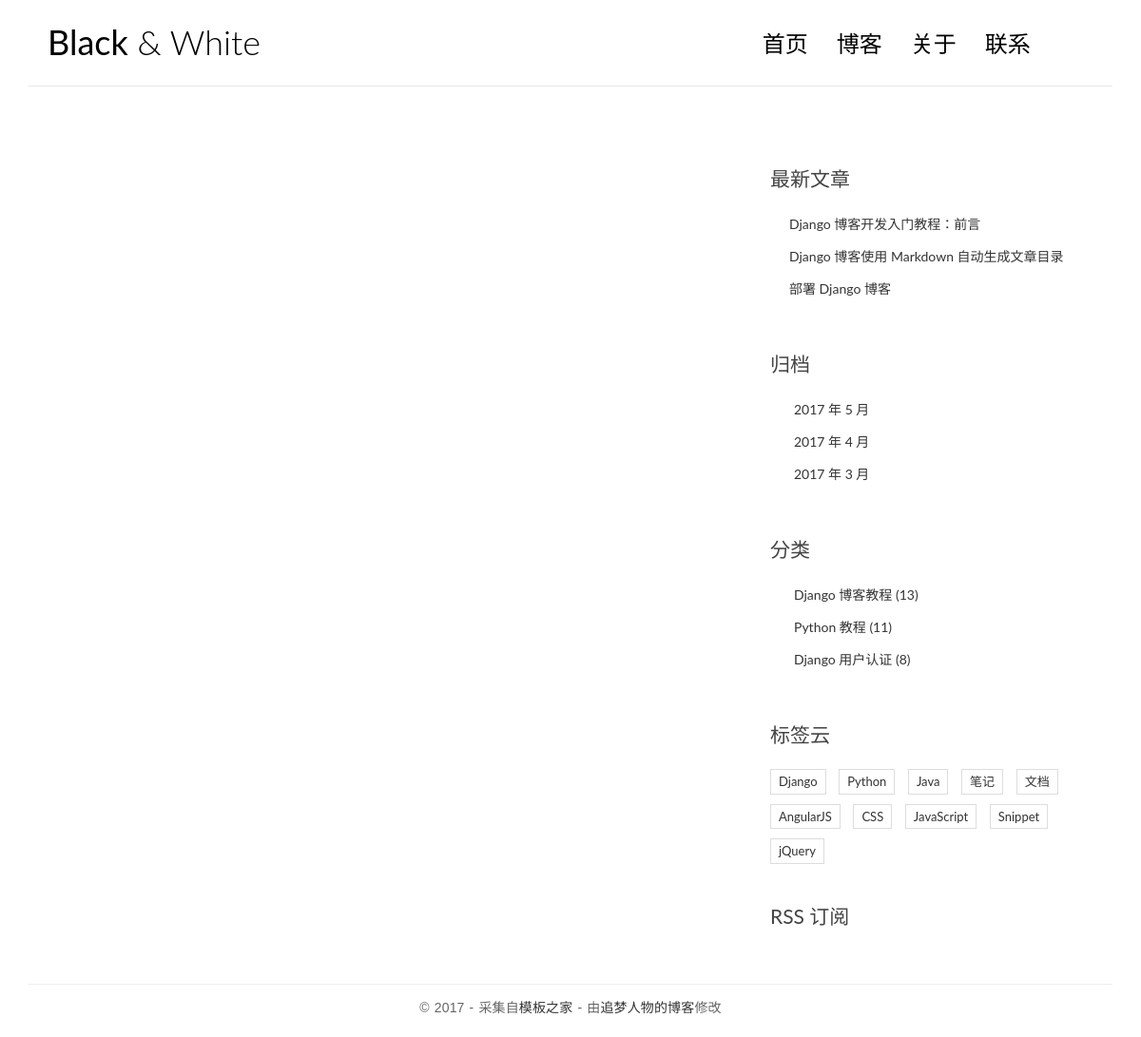
/test/index, run on an earlier commit of the app's database.
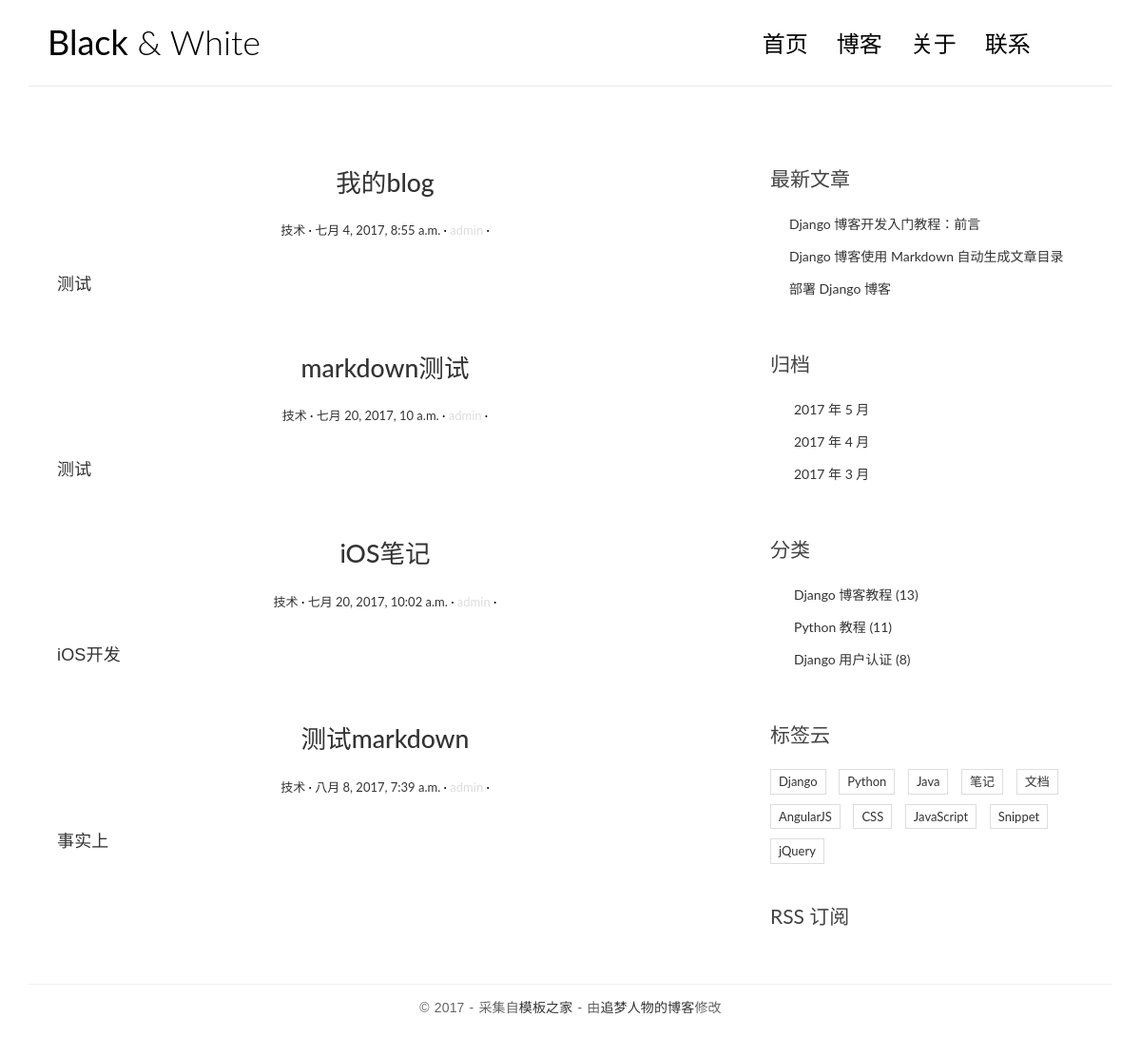
And on a later commit of the database.
### myblog/models.py (models this page shows, shortened)
class Post(models.Model):
    title = models.CharField(max_length=70,verbose_name='文章标题');
    body = models.TextField(verbose_name='文章内容')
    created_time = models.DateTimeField(verbose_name='创建时间');
    modified_time = models.DateTimeField(verbose_name='修改时间')
    excerpt = models.CharField(max_length=100,blank=True,verbose_name='文章摘要')
    category = models.ForeignKey(Category,verbose_name='分类')
    tag = models.ManyToManyField(Tag,verbose_name='标签')
    user = models.ForeignKey(User,verbose_name='用户')
    def get_absolute_url(self):
        return reverse('myblog:detail',kwargs={'pk':self.pk})

class Category(models.Model):
    name = models.CharField(max_length=100,verbose_name='分类名称')

### myblog/views.py (the view)
def index(request):
    list = Post.objects.all()
    return render(request,'blog/index.html',context={
        'welcome':"测试网页",
        'post_list':list,
    })

### templates/blog/index.html
{% extends 'base.html' %}
{% block main %}
    {% for post in post_list  %}
        <article class="post post-{{ post.pk }}">
            <header class="entry-header">
                <h1 class="entry-title">
                    <a href="{{ post.get_absolute_url }}">{{ post.title }}</a>
                </h1>
                <div class="entry-meta">
                    <span class="post-category">
                        <a href="#"><span>{{ post.category.name}}</span></a>
                    </span>
                    <span class="post-date">
                        <a href="#">{{ post.modified_time}}</a>
                    </span>
                    <span class="post-author">{{ post.user }}</span>
                </div>
                <div class="entry-content clearfix">
                           <a href="#"><p>{{ post.excerpt }}</p></a>
                </div>
            </header>
        </article>
    {% endfor %}
{% endblock main%}

### templates/base.html (shortened to what this page needs)
{% load staticfiles %}
<!DOCTYPE html>
<html>
<head>
    <link rel="stylesheet" href="{% static 'blog/css/bootstrap.min.css' %}">
    <link rel="stylesheet" href="http://code.ionicframework.com/ionicons/2.0.1/css/ionicons.min.css">
    <link rel="stylesheet" href="{% static 'blog/css/pace.css' %}" >
    <link rel="stylesheet" href="{% static 'blog/css/custom.css' %}">
</head>
<body>
<div class="container">
    <header id="site-header">
        <div class="row">
            <div class="col-md-4 col-sm-5 col-xs-8">
                <div class="logo">
                    <h1><a href="index.html"><b>Black</b> &amp; White</a></h1>
                </div>
            </div>
            <div class="col-md-8 col-sm-7 col-xs-4">
                <nav class="main-nav" role="navigation">
                    <div class="collapse navbar-collapse" id="bs-example-navbar-collapse-1">
                        <ul class="nav navbar-nav navbar-right">
                            <li class="cl-effect-11"><a href="index.html" data-hover="首页">首页</a></li>
                            <li class="cl-effect-11"><a href="full-width.html" data-hover="博客">博客</a></li>
                            <li class="cl-effect-11"><a href="about.html" data-hover="关于">关于</a></li>
                            <li class="cl-effect-11"><a href="contact.html" data-hover="联系">联系</a></li>
                        </ul>
                    </div>
                </nav>
            </div>
        </div>
    </header>
</div>
<div class="content-body">
    <div class="container">
        <div class="row">
            <main class="col-md-8">
                {% block main %}
                {% endblock main %}
            </main>
            <aside class="col-md-4">
                <div class="widget widget-recent-posts">
                    <h3 class="widget-title">最新文章</h3>
                    <ul>
                        <li>
                            <a href="#">Django 博客开发入门教程：前言</a>
                        </li>
                        <li>
                            <a href="#">Django 博客使用 Markdown 自动生成文章目录</a>
                        </li>
                        <li>
                            <a href="#">部署 Django 博客</a>
                        </li>
                    </ul>
                </div>
                <div class="widget widget-archives">
                    <h3 class="widget-title">归档</h3>
                    <ul>
                        <li>
                            <a href="#">2017 年 5 月</a>
                        </li>
                        <li>
                            <a href="#">2017 年 4 月</a>
                        </li>
                        <li>
                            <a href="#">2017 年 3 月</a>
                        </li>
                    </ul>
                </div>
                <div class="widget widget-category">
                    <h3 class="widget-title">分类</h3>
                    <ul>
                        <li>
                            <a href="#">Django 博客教程 <span class="post-count">(13)</span></a>
                        </li>
                        <li>
                            <a href="#">Python 教程 <span class="post-count">(11)</span></a>
                        </li>
                        <li>
                            <a href="#">Django 用户认证 <span class="post-count">(8)</span></a>
                        </li>
                    </ul>
                </div>
                <div class="widget widget-tag-cloud">
                    <h3 class="widget-title">标签云</h3>
                    <ul>
                        <li>
                            <a href="#">Django</a>
                        </li>
                        <li>
                            <a href="#">Python</a>
                        </li>
                        <li>
                            <a href="#">Java</a>
                        </li>
                        <li>
                            <a href="#">笔记</a>
                        </li>
                        <li>
                            <a href="#">文档</a>
                        </li>
                        <li>
                            <a href="#">AngularJS</a>
                        </li>
                        <li>
                            <a href="#">CSS</a>
                        </li>
                        <li>
                            <a href="#">JavaScript</a>
                        </li>
                        <li>
                            <a href="#">Snippet</a>
                        </li>
                        <li>
                            <a href="#">jQuery</a>
                        </li>
                    </ul>
                </div>
                <div class="rss">
                    <a href=""> RSS 订阅</a>
                </div>
            </aside>
        </div>
    </div>
</div>
<footer id="site-footer">
    <div class="container">
        <div class="row">
            <div class="col-md-12">
                <p class="copyright">&copy 2017 - 采集自<a href="http://www.cssmoban.com/"
                                                        target="_blank" title="模板之家">模板之家</a>
                    - 由<a href="http://zmrenwu.com/" title="网页模板" target="_blank">追梦人物的博客</a>修改
                </p>
            </div>
        </div>
    </div>
</footer>
</body>
</html>

### myblog/static/blog/css/custom.css (style rules this page uses)
* { outline: none; }
h1, h2, h3, h4, h5, h6 { margin-top: 0; }
b { font-weight: 400; }
a { color: #333; }
body { color: #444; font-family: 'Lato', sans-serif; }
p { font-family: 'Ubuntu', sans-serif; font-weight: 400; word-spacing: 1px; letter-spacing: 0.01em; }
#site-header { background-color: #FFF; padding: 25px 20px; margin-bottom: 40px; border-bottom: 1px solid #e7e7e7; }
.logo h1 a { color: #000; }
.logo h1 { margin: 0; font-family: 'Lato', sans-serif; font-weight: 300; }
.main-nav { margin-top: 11px; max-width: 95%; }
.main-nav a { color: #000000 !important; padding: 0 0 5px 0 !important; margin-right: 30px; font-family: 'Lato', sans-serif; font-weight: 300; font-size: 24px; }
.cl-effect-11 a { padding: 10px 0; color: #0972b4; text-shadow: none; }
.cl-effect-11 a::before { position: absolute; top: 0; left: 0; overflow: hidden; padding: 0 0 5px 0 !important; max-width: 0; border-bottom: 1px solid #000; color: #000; content: attr(data-hover); white-space: nowrap; -webkit-transition: max-width 0.5s; -moz-transition: max-width 0.5s; transition: max-width 0.5s; }
.content-body { padding-bottom: 4em; }
.post { background: #fff; padding: 30px 30px 0; }
.entry-title { text-align: center; font-size: 1.9em; margin-bottom: 20px; line-height: 1.6; padding: 10px 20px 0; }
.entry-meta { text-align: center; color: #DDDDDD; font-size: 13px; margin-bottom: 30px; }
.entry-content { font-size: 18px; line-height: 1.9; font-weight: 300; color: #000; }
.post-category::after, .post-date::after, .post-author::after, .comments-link::after { content: ' ·'; color: #000; }
.widget { background: #fff; padding: 30px 0 0; }
.widget-title { font-size: 1.5em; margin-bottom: 20px; line-height: 1.6; padding: 10px 0 0; font-weight: 400; }
.widget-recent-posts ul { padding: 0; margin: 0; padding-left: 20px; }
.widget-recent-posts ul li { list-style-type: none; position: relative; line-height: 170%; margin-bottom: 10px; }
.widget-recent-posts ul li::before { content: '\f3d3'; font-family: "Ionicons"; position: absolute; left: -17px; top: 3px; font-size: 16px; color: #000; }
.widget-archives ul { padding: 0; margin: 0; padding-left: 25px; }
.widget-archives ul li { list-style-type: none; position: relative; line-height: 170%; margin-bottom: 10px; }
.widget-archives ul li::before { content: '\f3f3'; font-family: "Ionicons"; position: absolute; left: -25px; top: 1px; font-size: 16px; color: #000; }
.widget-category ul { padding: 0; margin: 0; padding-left: 25px; }
.widget-category ul li { list-style-type: none; position: relative; line-height: 170%; margin-bottom: 10px; }
.widget-category ul li::before { content: '\f3fe'; font-family: "Ionicons"; position: absolute; left: -25px; top: 1px; font-size: 18px; color: #000; }
.widget-tag-cloud ul { padding: 0; margin: 0; margin-right: -10px; }
.widget-tag-cloud ul li { list-style-type: none; font-size: 13px; display: inline-block; margin-right: 10px; margin-bottom: 10px; padding: 3px 8px; border: 1px solid #ddd; }
.rss { font-size: 21px; margin-top: 30px; }
.rss a { color: #444; }
#site-footer { padding-top: 10px; padding: 0 0 1.5em 0; }
.copyright { text-align: center; padding-top: 1em; margin: 0; border-top: 1px solid #eee; color: #666; }

What changed in the data, as far as the page shows it:
added Post: title "我的blog", category.name "技术", modified_time "七月 4, 2017, 8:55 a.m.", user "admin", excerpt "测试"
added Post: title "markdown测试", category.name "技术", modified_time "七月 20, 2017, 10 a.m.", user "admin", excerpt "测试"
added Post: title "iOS笔记", category.name "技术", modified_time "七月 20, 2017, 10:02 a.m.", user "admin", excerpt "iOS开发"
added Post: title "测试markdown", category.name "技术", modified_time "八月 8, 2017, 7:39 a.m.", user "admin", excerpt "事实上"
